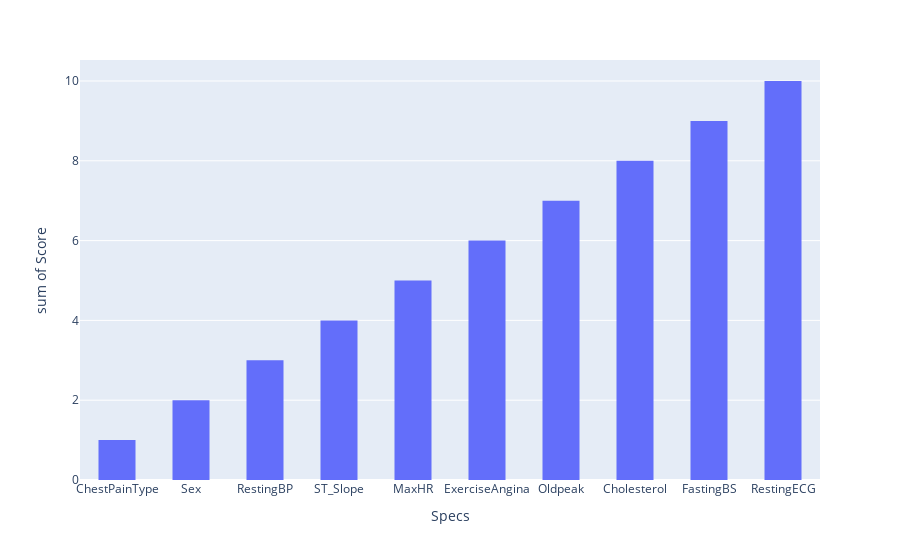

Notebook code for this chart:
### Code cell
# FishersImpFeat = pd.Series(FishersScore, index=X.columns)
# FishersImpFeat.nlargest(10).plot(kind='barh')

# plt.figure(figsize=(8,6))
# plt.show()


fig = px.histogram(FishersScoreDF, x = "Specs", y = "Score").update_xaxes(categoryorder='total ascending')
fig.update_layout(bargap=0.5)
fig.show()

### Figure 1 — Plotly figure (JSON) as saved in the notebook; plotly's stock layout.template omitted (floating-point values rounded to 4 significant figures)
{"data": [{"alignmentgroup": "True", "bingroup": "x", "histfunc": "sum", "hovertemplate": "Specs=%{x}<br>sum of Score=%{y}<extra></extra>", "legendgroup": "", "marker": {"color": "#636efa", "pattern": {"shape": ""}}, "name": "", "offsetgroup": "", "orientation": "v", "showlegend": false, "type": "histogram", "x": ["Age", "Sex", "ChestPainType", "RestingBP", "Cholesterol", "FastingBS", "RestingECG", "MaxHR", "ExerciseAngina", "Oldpeak", "ST_Slope"], "xaxis": "x", "y": [0, 2, 1, 3, 8, 9, 10, 5, 6, 7, 4], "yaxis": "y"}], "layout": {"bargap": 0.5, "barmode": "relative", "legend": {"tracegroupgap": 0}, "margin": {"t": 60}, "xaxis": {"anchor": "y", "categoryorder": "total ascending", "domain": [0, 1], "title": {"text": "Specs"}}, "yaxis": {"anchor": "x", "domain": [0, 1], "title": {"text": "sum of Score"}}}}
